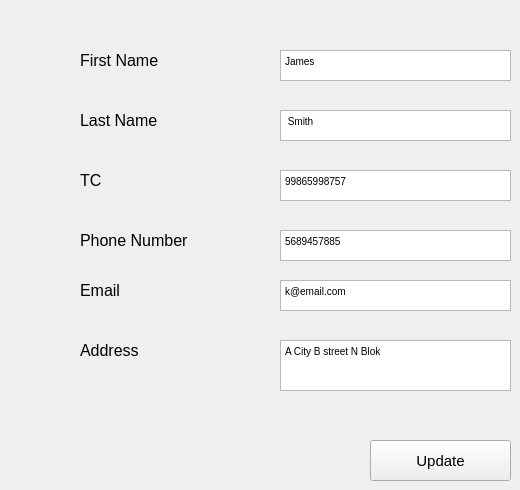
     <widget class="QWidget" name="Pedit_info">
      <widget class="QTextEdit" name="email_textEdit">
       <property name="geometry">
        <rect>
         <x>280</x>
         <y>280</y>
         <width>231</width>
         <height>31</height>
        </rect>
       </property>
       <property name="palette">
        <palette>
         <active>
          <colorrole role="Text">
           <brush brushstyle="SolidPattern">
            <color alpha="255">
             <red>0</red>
             <green>0</green>
             <blue>0</blue>
            </color>
           </brush>
          </colorrole>
          <colorrole role="BrightText">
           <brush brushstyle="SolidPattern">
            <color alpha="255">
             <red>153</red>
             <green>153</green>
             <blue>153</blue>
            </color>
           </brush>
          </colorrole>
          <colorrole role="PlaceholderText">
           <brush brushstyle="NoBrush">
            <color alpha="128">
             <red>0</red>
             <green>0</green>
             <blue>0</blue>
            </color>
           </brush>
          </colorrole>
         </active>
         <inactive>
          <colorrole role="Text">
           <brush brushstyle="SolidPattern">
            <color alpha="255">
             <red>0</red>
             <green>0</green>
             <blue>0</blue>
            </color>
           </brush>
          </colorrole>
          <colorrole role="BrightText">
           <brush brushstyle="SolidPattern">
            <color alpha="255">
             <red>153</red>
             <green>153</green>
             <blue>153</blue>
            </color>
           </brush>
          </colorrole>
          <colorrole role="PlaceholderText">
           <brush brushstyle="NoBrush">
            <color alpha="128">
             <red>0</red>
             <green>0</green>
             <blue>0</blue>
            </color>
           </brush>
          </colorrole>
         </inactive>
         <disabled>
          <colorrole role="Text">
           <brush brushstyle="SolidPattern">
            <color alpha="255">
             <red>120</red>
             <green>120</green>
             <blue>120</blue>
            </color>
           </brush>
          </colorrole>
          <colorrole role="BrightText">
           <brush brushstyle="SolidPattern">
            <color alpha="255">
             <red>153</red>
             <green>153</green>
             <blue>153</blue>
            </color>
           </brush>
          </colorrole>
          <colorrole role="PlaceholderText">
           <brush brushstyle="NoBrush">
            <color alpha="128">
             <red>0</red>
             <green>0</green>
             <blue>0</blue>
            </color>
           </brush>
          </colorrole>
         </disabled>
        </palette>
       </property>
       <property name="font">
        <font>
         <pointsize>9</pointsize>
        </font>
       </property>
       <property name="documentTitle">
        <string/>
       </property>
       <property name="markdown">
        <string>k@email.com

</string>
       </property>
       <property name="html">
        <string>&lt;!DOCTYPE HTML PUBLIC &quot;-//W3C//DTD HTML 4.0//EN&quot; &quot;http://www.w3.org/TR/REC-html40/strict.dtd&quot;&gt;
&lt;html&gt;&lt;head&gt;&lt;meta name=&quot;qrichtext&quot; content=&quot;1&quot; /&gt;&lt;style type=&quot;text/css&quot;&gt;
p, li { white-space: pre-wrap; }
&lt;/style&gt;&lt;/head&gt;&lt;body style=&quot; font-family:'MS Shell Dlg 2'; font-size:9pt; font-weight:400; font-style:normal;&quot;&gt;
&lt;p style=&quot; margin-top:5px; margin-bottom:5px; margin-left:0px; margin-right:0px; -qt-block-indent:0; text-indent:0px;&quot;&gt;&lt;span style=&quot; font-size:7.8pt;&quot;&gt;k@email.com&lt;/span&gt;&lt;/p&gt;&lt;/body&gt;&lt;/html&gt;</string>
       </property>
       <property name="placeholderText">
        <string/>
       </property>
      </widget>
      <widget class="QTextEdit" name="TC_textEdit">
       <property name="geometry">
        <rect>
         <x>280</x>
         <y>170</y>
         <width>231</width>
         <height>31</height>
        </rect>
       </property>
       <property name="palette">
        <palette>
         <active>
          <colorrole role="Text">
           <brush brushstyle="SolidPattern">
            <color alpha="255">
             <red>0</red>
             <green>0</green>
             <blue>0</blue>
            </color>
           </brush>
          </colorrole>
          <colorrole role="BrightText">
           <brush brushstyle="SolidPattern">
            <color alpha="255">
             <red>153</red>
             <green>153</green>
             <blue>153</blue>
            </color>
           </brush>
          </colorrole>
          <colorrole role="PlaceholderText">
           <brush brushstyle="NoBrush">
            <color alpha="128">
             <red>0</red>
             <green>0</green>
             <blue>0</blue>
            </color>
           </brush>
          </colorrole>
         </active>
         <inactive>
          <colorrole role="Text">
           <brush brushstyle="SolidPattern">
            <color alpha="255">
             <red>0</red>
             <green>0</green>
             <blue>0</blue>
            </color>
           </brush>
          </colorrole>
          <colorrole role="BrightText">
           <brush brushstyle="SolidPattern">
            <color alpha="255">
             <red>153</red>
             <green>153</green>
             <blue>153</blue>
            </color>
           </brush>
          </colorrole>
          <colorrole role="PlaceholderText">
           <brush brushstyle="NoBrush">
            <color alpha="128">
             <red>0</red>
             <green>0</green>
             <blue>0</blue>
            </color>
           </brush>
          </colorrole>
         </inactive>
         <disabled>
          <colorrole role="Text">
           <brush brushstyle="SolidPattern">
            <color alpha="255">
             <red>120</red>
             <green>120</green>
             <blue>120</blue>
            </color>
           </brush>
          </colorrole>
          <colorrole role="BrightText">
           <brush brushstyle="SolidPattern">
            <color alpha="255">
             <red>153</red>
             <green>153</green>
             <blue>153</blue>
            </color>
           </brush>
          </colorrole>
          <colorrole role="PlaceholderText">
           <brush brushstyle="NoBrush">
            <color alpha="128">
             <red>0</red>
             <green>0</green>
             <blue>0</blue>
            </color>
           </brush>
          </colorrole>
         </disabled>
        </palette>
       </property>
       <property name="font">
        <font>
         <pointsize>9</pointsize>
        </font>
       </property>
       <property name="documentTitle">
        <string/>
       </property>
       <property name="markdown">
        <string>99865998757

</string>
       </property>
       <property name="html">
        <string>&lt;!DOCTYPE HTML PUBLIC &quot;-//W3C//DTD HTML 4.0//EN&quot; &quot;http://www.w3.org/TR/REC-html40/strict.dtd&quot;&gt;
&lt;html&gt;&lt;head&gt;&lt;meta name=&quot;qrichtext&quot; content=&quot;1&quot; /&gt;&lt;style type=&quot;text/css&quot;&gt;
p, li { white-space: pre-wrap; }
&lt;/style&gt;&lt;/head&gt;&lt;body style=&quot; font-family:'MS Shell Dlg 2'; font-size:9pt; font-weight:400; font-style:normal;&quot;&gt;
&lt;p style=&quot; margin-top:5px; margin-bottom:5px; margin-left:0px; margin-right:0px; -qt-block-indent:0; text-indent:0px;&quot;&gt;&lt;span style=&quot; font-size:7.8pt;&quot;&gt;99865998757&lt;/span&gt;&lt;/p&gt;&lt;/body&gt;&lt;/html&gt;</string>
       </property>
       <property name="placeholderText">
        <string/>
       </property>
      </widget>
      <widget class="QTextEdit" name="FN_textEdit">
       <property name="geometry">
        <rect>
         <x>280</x>
         <y>50</y>
         <width>231</width>
         <height>31</height>
        </rect>
       </property>
       <property name="palette">
        <palette>
         <active>
          <colorrole role="Text">
           <brush brushstyle="SolidPattern">
            <color alpha="255">
             <red>0</red>
             <green>0</green>
             <blue>0</blue>
            </color>
           </brush>
          </colorrole>
          <colorrole role="BrightText">
           <brush brushstyle="SolidPattern">
            <color alpha="255">
             <red>153</red>
             <green>153</green>
             <blue>153</blue>
            </color>
           </brush>
          </colorrole>
          <colorrole role="PlaceholderText">
           <brush brushstyle="NoBrush">
            <color alpha="128">
             <red>0</red>
             <green>0</green>
             <blue>0</blue>
            </color>
           </brush>
          </colorrole>
         </active>
         <inactive>
          <colorrole role="Text">
           <brush brushstyle="SolidPattern">
            <color alpha="255">
             <red>0</red>
             <green>0</green>
             <blue>0</blue>
            </color>
           </brush>
          </colorrole>
          <colorrole role="BrightText">
           <brush brushstyle="SolidPattern">
            <color alpha="255">
             <red>153</red>
             <green>153</green>
             <blue>153</blue>
            </color>
           </brush>
          </colorrole>
          <colorrole role="PlaceholderText">
           <brush brushstyle="NoBrush">
            <color alpha="128">
             <red>0</red>
             <green>0</green>
             <blue>0</blue>
            </color>
           </brush>
          </colorrole>
         </inactive>
         <disabled>
          <colorrole role="Text">
           <brush brushstyle="SolidPattern">
            <color alpha="255">
             <red>120</red>
             <green>120</green>
             <blue>120</blue>
            </color>
           </brush>
          </colorrole>
          <colorrole role="BrightText">
           <brush brushstyle="SolidPattern">
            <color alpha="255">
             <red>153</red>
             <green>153</green>
             <blue>153</blue>
            </color>
           </brush>
          </colorrole>
          <colorrole role="PlaceholderText">
           <brush brushstyle="NoBrush">
            <color alpha="128">
             <red>0</red>
             <green>0</green>
             <blue>0</blue>
            </color>
           </brush>
          </colorrole>
         </disabled>
        </palette>
       </property>
       <property name="font">
        <font>
         <pointsize>9</pointsize>
        </font>
       </property>
       <property name="documentTitle">
        <string/>
       </property>
       <property name="markdown">
        <string>James

</string>
       </property>
       <property name="html">
        <string>&lt;!DOCTYPE HTML PUBLIC &quot;-//W3C//DTD HTML 4.0//EN&quot; &quot;http://www.w3.org/TR/REC-html40/strict.dtd&quot;&gt;
&lt;html&gt;&lt;head&gt;&lt;meta name=&quot;qrichtext&quot; content=&quot;1&quot; /&gt;&lt;style type=&quot;text/css&quot;&gt;
p, li { white-space: pre-wrap; }
&lt;/style&gt;&lt;/head&gt;&lt;body style=&quot; font-family:'MS Shell Dlg 2'; font-size:9pt; font-weight:400; font-style:normal;&quot;&gt;
&lt;p style=&quot; margin-top:5px; margin-bottom:5px; margin-left:0px; margin-right:0px; -qt-block-indent:0; text-indent:0px;&quot;&gt;&lt;span style=&quot; font-size:7.8pt;&quot;&gt;James&lt;/span&gt;&lt;/p&gt;&lt;/body&gt;&lt;/html&gt;</string>
       </property>
       <property name="placeholderText">
        <string/>
       </property>
      </widget>
      <widget class="QTextEdit" name="LN_textEdit">
       <property name="geometry">
        <rect>
         <x>280</x>
         <y>110</y>
         <width>231</width>
         <height>31</height>
        </rect>
       </property>
       <property name="palette">
        <palette>
         <active>
          <colorrole role="Text">
           <brush brushstyle="SolidPattern">
            <color alpha="255">
             <red>0</red>
             <green>0</green>
             <blue>0</blue>
            </color>
           </brush>
          </colorrole>
          <colorrole role="BrightText">
           <brush brushstyle="SolidPattern">
            <color alpha="255">
             <red>153</red>
             <green>153</green>
             <blue>153</blue>
            </color>
           </brush>
          </colorrole>
          <colorrole role="PlaceholderText">
           <brush brushstyle="NoBrush">
            <color alpha="128">
             <red>0</red>
             <green>0</green>
             <blue>0</blue>
            </color>
           </brush>
          </colorrole>
         </active>
         <inactive>
          <colorrole role="Text">
           <brush brushstyle="SolidPattern">
            <color alpha="255">
             <red>0</red>
             <green>0</green>
             <blue>0</blue>
            </color>
           </brush>
          </colorrole>
          <colorrole role="BrightText">
           <brush brushstyle="SolidPattern">
            <color alpha="255">
             <red>153</red>
             <green>153</green>
             <blue>153</blue>
            </color>
           </brush>
          </colorrole>
          <colorrole role="PlaceholderText">
           <brush brushstyle="NoBrush">
            <color alpha="128">
             <red>0</red>
             <green>0</green>
             <blue>0</blue>
            </color>
           </brush>
          </colorrole>
         </inactive>
         <disabled>
          <colorrole role="Text">
           <brush brushstyle="SolidPattern">
            <color alpha="255">
             <red>120</red>
             <green>120</green>
             <blue>120</blue>
            </color>
           </brush>
          </colorrole>
          <colorrole role="BrightText">
           <brush brushstyle="SolidPattern">
            <color alpha="255">
             <red>153</red>
             <green>153</green>
             <blue>153</blue>
            </color>
           </brush>
          </colorrole>
          <colorrole role="PlaceholderText">
           <brush brushstyle="NoBrush">
            <color alpha="128">
             <red>0</red>
             <green>0</green>
             <blue>0</blue>
            </color>
           </brush>
          </colorrole>
         </disabled>
        </palette>
       </property>
       <property name="font">
        <font>
         <pointsize>9</pointsize>
        </font>
       </property>
       <property name="documentTitle">
        <string/>
       </property>
       <property name="markdown">
        <string> Smith

</string>
       </property>
       <property name="html">
        <string>&lt;!DOCTYPE HTML PUBLIC &quot;-//W3C//DTD HTML 4.0//EN&quot; &quot;http://www.w3.org/TR/REC-html40/strict.dtd&quot;&gt;
&lt;html&gt;&lt;head&gt;&lt;meta name=&quot;qrichtext&quot; content=&quot;1&quot; /&gt;&lt;style type=&quot;text/css&quot;&gt;
p, li { white-space: pre-wrap; }
&lt;/style&gt;&lt;/head&gt;&lt;body style=&quot; font-family:'MS Shell Dlg 2'; font-size:9pt; font-weight:400; font-style:normal;&quot;&gt;
&lt;p style=&quot; margin-top:0px; margin-bottom:0px; margin-left:0px; margin-right:0px; -qt-block-indent:0; text-indent:0px;&quot;&gt;&lt;span style=&quot; font-size:7.8pt;&quot;&gt; Smith&lt;/span&gt;&lt;/p&gt;&lt;/body&gt;&lt;/html&gt;</string>
       </property>
       <property name="placeholderText">
        <string/>
       </property>
      </widget>
      <widget class="QTextEdit" name="phoneNum_textEdit">
       <property name="geometry">
        <rect>
         <x>280</x>
         <y>230</y>
         <width>231</width>
         <height>31</height>
        </rect>
       </property>
       <property name="palette">
        <palette>
         <active>
          <colorrole role="Text">
           <brush brushstyle="SolidPattern">
            <color alpha="255">
             <red>0</red>
             <green>0</green>
             <blue>0</blue>
            </color>
           </brush>
          </colorrole>
          <colorrole role="BrightText">
           <brush brushstyle="SolidPattern">
            <color alpha="255">
             <red>153</red>
             <green>153</green>
             <blue>153</blue>
            </color>
           </brush>
          </colorrole>
          <colorrole role="PlaceholderText">
           <brush brushstyle="NoBrush">
            <color alpha="128">
             <red>0</red>
             <green>0</green>
             <blue>0</blue>
            </color>
           </brush>
          </colorrole>
         </active>
         <inactive>
          <colorrole role="Text">
           <brush brushstyle="SolidPattern">
            <color alpha="255">
             <red>0</red>
             <green>0</green>
             <blue>0</blue>
            </color>
           </brush>
          </colorrole>
          <colorrole role="BrightText">
           <brush brushstyle="SolidPattern">
            <color alpha="255">
             <red>153</red>
             <green>153</green>
             <blue>153</blue>
            </color>
           </brush>
          </colorrole>
          <colorrole role="PlaceholderText">
           <brush brushstyle="NoBrush">
            <color alpha="128">
             <red>0</red>
             <green>0</green>
             <blue>0</blue>
            </color>
           </brush>
          </colorrole>
         </inactive>
         <disabled>
          <colorrole role="Text">
           <brush brushstyle="SolidPattern">
            <color alpha="255">
             <red>120</red>
             <green>120</green>
             <blue>120</blue>
            </color>
           </brush>
          </colorrole>
          <colorrole role="BrightText">
           <brush brushstyle="SolidPattern">
            <color alpha="255">
             <red>153</red>
             <green>153</green>
             <blue>153</blue>
            </color>
           </brush>
          </colorrole>
          <colorrole role="PlaceholderText">
           <brush brushstyle="NoBrush">
            <color alpha="128">
             <red>0</red>
             <green>0</green>
             <blue>0</blue>
            </color>
           </brush>
          </colorrole>
         </disabled>
        </palette>
       </property>
       <property name="font">
        <font>
         <pointsize>9</pointsize>
        </font>
       </property>
       <property name="documentTitle">
        <string/>
       </property>
       <property name="markdown">
        <string>5689457885

</string>
       </property>
       <property name="html">
        <string>&lt;!DOCTYPE HTML PUBLIC &quot;-//W3C//DTD HTML 4.0//EN&quot; &quot;http://www.w3.org/TR/REC-html40/strict.dtd&quot;&gt;
&lt;html&gt;&lt;head&gt;&lt;meta name=&quot;qrichtext&quot; content=&quot;1&quot; /&gt;&lt;style type=&quot;text/css&quot;&gt;
p, li { white-space: pre-wrap; }
&lt;/style&gt;&lt;/head&gt;&lt;body style=&quot; font-family:'MS Shell Dlg 2'; font-size:9pt; font-weight:400; font-style:normal;&quot;&gt;
&lt;p style=&quot; margin-top:5px; margin-bottom:5px; margin-left:0px; margin-right:0px; -qt-block-indent:0; text-indent:0px;&quot;&gt;&lt;span style=&quot; font-size:7.8pt;&quot;&gt;5689457885&lt;/span&gt;&lt;/p&gt;&lt;/body&gt;&lt;/html&gt;</string>
       </property>
       <property name="placeholderText">
        <string/>
       </property>
      </widget>
      <widget class="QTextEdit" name="Address_textEdit">
       <property name="geometry">
        <rect>
         <x>280</x>
         <y>340</y>
         <width>231</width>
         <height>51</height>
        </rect>
       </property>
       <property name="palette">
        <palette>
         <active>
          <colorrole role="Text">
           <brush brushstyle="SolidPattern">
            <color alpha="255">
             <red>0</red>
             <green>0</green>
             <blue>0</blue>
            </color>
           </brush>
          </colorrole>
          <colorrole role="BrightText">
           <brush brushstyle="SolidPattern">
            <color alpha="255">
             <red>153</red>
             <green>153</green>
             <blue>153</blue>
            </color>
           </brush>
          </colorrole>
          <colorrole role="PlaceholderText">
           <brush brushstyle="NoBrush">
            <color alpha="128">
             <red>0</red>
             <green>0</green>
             <blue>0</blue>
            </color>
           </brush>
          </colorrole>
         </active>
         <inactive>
          <colorrole role="Text">
           <brush brushstyle="SolidPattern">
            <color alpha="255">
             <red>0</red>
             <green>0</green>
             <blue>0</blue>
            </color>
           </brush>
          </colorrole>
          <colorrole role="BrightText">
           <brush brushstyle="SolidPattern">
            <color alpha="255">
             <red>153</red>
             <green>153</green>
             <blue>153</blue>
            </color>
           </brush>
          </colorrole>
          <colorrole role="PlaceholderText">
           <brush brushstyle="NoBrush">
            <color alpha="128">
             <red>0</red>
             <green>0</green>
             <blue>0</blue>
            </color>
           </brush>
          </colorrole>
         </inactive>
         <disabled>
          <colorrole role="Text">
           <brush brushstyle="SolidPattern">
            <color alpha="255">
             <red>120</red>
             <green>120</green>
             <blue>120</blue>
            </color>
           </brush>
          </colorrole>
          <colorrole role="BrightText">
           <brush brushstyle="SolidPattern">
            <color alpha="255">
             <red>153</red>
             <green>153</green>
             <blue>153</blue>
            </color>
           </brush>
          </colorrole>
          <colorrole role="PlaceholderText">
           <brush brushstyle="NoBrush">
            <color alpha="128">
             <red>0</red>
             <green>0</green>
             <blue>0</blue>
            </color>
           </brush>
          </colorrole>
         </disabled>
        </palette>
       </property>
       <property name="font">
        <font>
         <pointsize>9</pointsize>
        </font>
       </property>
       <property name="documentTitle">
        <string/>
       </property>
       <property name="markdown">
        <string>A City B street N Blok

</string>
       </property>
       <property name="html">
        <string>&lt;!DOCTYPE HTML PUBLIC &quot;-//W3C//DTD HTML 4.0//EN&quot; &quot;http://www.w3.org/TR/REC-html40/strict.dtd&quot;&gt;
&lt;html&gt;&lt;head&gt;&lt;meta name=&quot;qrichtext&quot; content=&quot;1&quot; /&gt;&lt;style type=&quot;text/css&quot;&gt;
p, li { white-space: pre-wrap; }
&lt;/style&gt;&lt;/head&gt;&lt;body style=&quot; font-family:'MS Shell Dlg 2'; font-size:9pt; font-weight:400; font-style:normal;&quot;&gt;
&lt;p style=&quot; margin-top:5px; margin-bottom:5px; margin-left:0px; margin-right:0px; -qt-block-indent:0; text-indent:0px;&quot;&gt;&lt;span style=&quot; font-size:7.8pt;&quot;&gt;A City B street N Blok&lt;/span&gt;&lt;/p&gt;&lt;/body&gt;&lt;/html&gt;</string>
       </property>
       <property name="placeholderText">
        <string/>
       </property>
      </widget>
      <widget class="QPushButton" name="edit_save_button">
       <property name="geometry">
        <rect>
         <x>370</x>
         <y>440</y>
         <width>141</width>
         <height>41</height>
        </rect>
       </property>
       <property name="font">
        <font>
         <pointsize>11</pointsize>
        </font>
       </property>
       <property name="text">
        <string>Update</string>
       </property>
      </widget>
      <widget class="QLabel" name="label">
       <property name="geometry">
        <rect>
         <x>80</x>
         <y>50</y>
         <width>111</width>
         <height>21</height>
        </rect>
       </property>
       <property name="font">
        <font>
         <pointsize>12</pointsize>
        </font>
       </property>
       <property name="text">
        <string>First Name</string>
       </property>
      </widget>
      <widget class="QLabel" name="label_2">
       <property name="geometry">
        <rect>
         <x>80</x>
         <y>110</y>
         <width>111</width>
         <height>21</height>
        </rect>
       </property>
       <property name="font">
        <font>
         <pointsize>12</pointsize>
        </font>
       </property>
       <property name="text">
        <string>Last Name</string>
       </property>
      </widget>
      <widget class="QLabel" name="label_3">
       <property name="geometry">
        <rect>
         <x>80</x>
         <y>170</y>
         <width>111</width>
         <height>21</height>
        </rect>
       </property>
       <property name="font">
        <font>
         <pointsize>12</pointsize>
        </font>
       </property>
       <property name="text">
        <string>TC</string>
       </property>
      </widget>
      <widget class="QLabel" name="label_4">
       <property name="geometry">
        <rect>
         <x>80</x>
         <y>230</y>
         <width>151</width>
         <height>21</height>
        </rect>
       </property>
       <property name="font">
        <font>
         <pointsize>12</pointsize>
        </font>
       </property>
       <property name="text">
        <string>Phone Number</string>
       </property>
      </widget>
      <widget class="QLabel" name="label_5">
       <property name="geometry">
        <rect>
         <x>80</x>
         <y>280</y>
         <width>111</width>
         <height>21</height>
        </rect>
       </property>
       <property name="font">
        <font>
         <pointsize>12</pointsize>
        </font>
       </property>
       <property name="text">
        <string>Email</string>
       </property>
      </widget>
      <widget class="QLabel" name="label_6">
       <property name="geometry">
        <rect>
         <x>80</x>
         <y>340</y>
         <width>111</width>
         <height>21</height>
        </rect>
       </property>
       <property name="font">
        <font>
         <pointsize>12</pointsize>
        </font>
       </property>
       <property name="text">
        <string>Address</string>
       </property>
      </widget>
     </widget>
